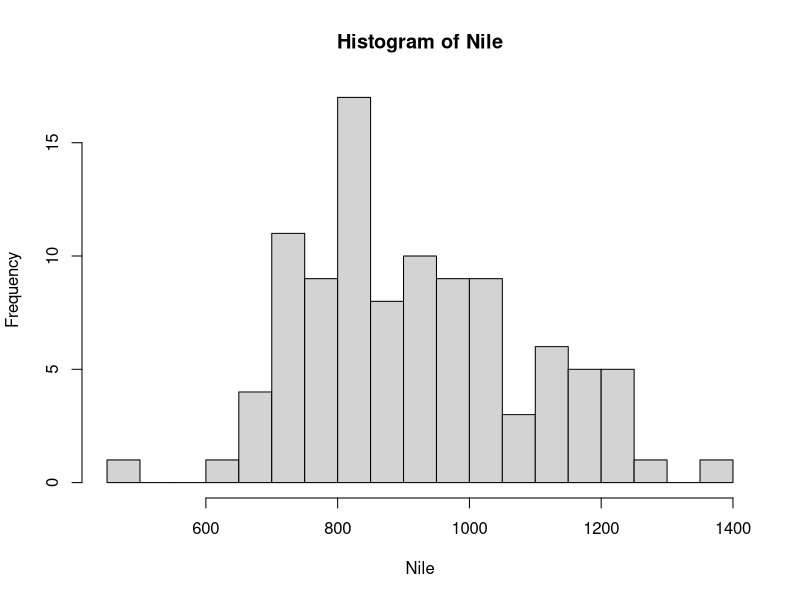
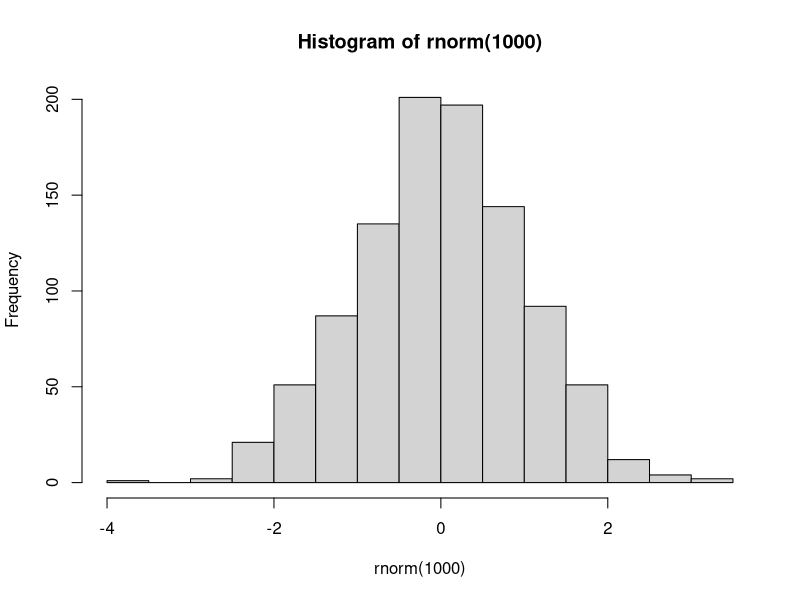

Here is the R script that generated these plots, in order: (Note: this script raises an error after producing the figures.)
## ---- chunk 1
knitr::opts_chunk$set(echo = TRUE)
## ---- chunk 2
rnorm(10)
## ---- chunk 3
mean(rnorm(1000))
sd(rnorm(1000))
## ---- chunk 4
pdf("xh.pdf")
hist(rnorm(1000))
dev.off()  # close
## ---- chunk 5
x <- c(1, 2, 4)
q <- c(x, x, 8)
x[3]  # index starts with 1, not 0
## ---- chunk 6
x[0]
## ---- chunk 7
x[2:3]
## ---- chunk 8
mean(Nile)
sd(Nile)
hn <- hist(Nile, breaks = 24)  # change # of bins
## ---- chunk 9
oddcount <- function(x){
  k <- 0
  for (n in x) {
    if (n %% 2 == 1) 
      k <- k + 1
  }
  return(k)
}
## ---- chunk 10
oddcount(c(1, 3, 5))
## ---- chunk 11
oddcount(c(0, 1, 2, 3, 7, 9))
## ---- chunk 12
f <- function(x) return(x + y)  # warning: no symbol names y in scope
## ---- chunk 13
y <- 3
f(5)
## ---- chunk 14
g <- function(x, y=2, z=3) return(x * y * z)
## ---- chunk 15
g(x = 5)
## ---- chunk 16
x <- 8  # scala is a vector
## ---- chunk 17
length(x)
mode(x)
## ---- chunk 18
z <- "abc"
length(z)
mode(z)
## ---- chunk 19
char <- c("abc", "29 88")
length(char)
mode(char)
## ---- chunk 20
u <- paste("abc", "de", "f")
u
## ---- chunk 21
v <- strsplit(u, " ")
v
## ---- chunk 22
m <- rbind(c(1, 4), c(2, 3))
m   # index starts with 1, not 0
## ---- chunk 23
c(1, 4) %*% c(2, 3)
## ---- chunk 24
m %*% m
## ---- chunk 25
m[1, ]
## ---- chunk 26
m[, 1]
## ---- chunk 27
x <- list(u=2, v="abc")
x$u
x$v
## ---- chunk 28
print(hn)
## ---- chunk 29
str(hn)
## ---- chunk 30
mylist = list(kids=c("Jack", "Jill"), ages=c(12, 10))
d <- data.frame(mylist)
d
## ---- chunk 31
d$ages
## ---- chunk 32
summary(hn)
## ---- chunk 33
examsquiz <- read.table("ExamsQuiz.txt")
class(examsquiz)
## ---- chunk 34
head(examsquiz)
## ---- chunk 35
lma <- lm(examsquiz$V2 ~ examsquiz$V1)
## ---- chunk 36
examsquiz <- read.table("ExamsQuiz.txt", header=TRUE)
head(examsquiz)
## ---- chunk 37
lma <- lm(examsquiz$FINAL ~ examsquiz$MIDTERM)
attributes(lma)
## ---- chunk 38
lma$coefficients
## ---- chunk 39
summary(lma)
## ---- chunk 40
?seq  # help(seq)
## ---- chunk 41
example(seq)
## ---- chunk 42
example(persp)
## ---- chunk 43
help.search("multivariate normal")
